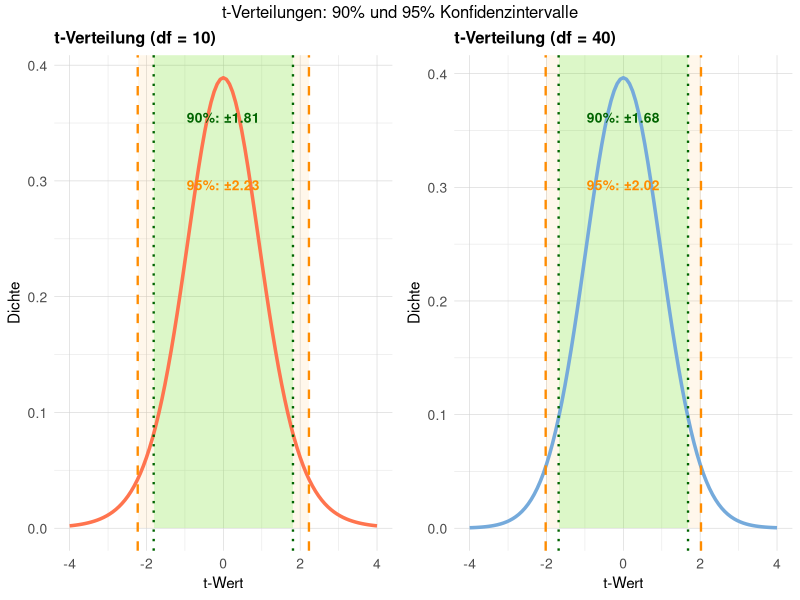
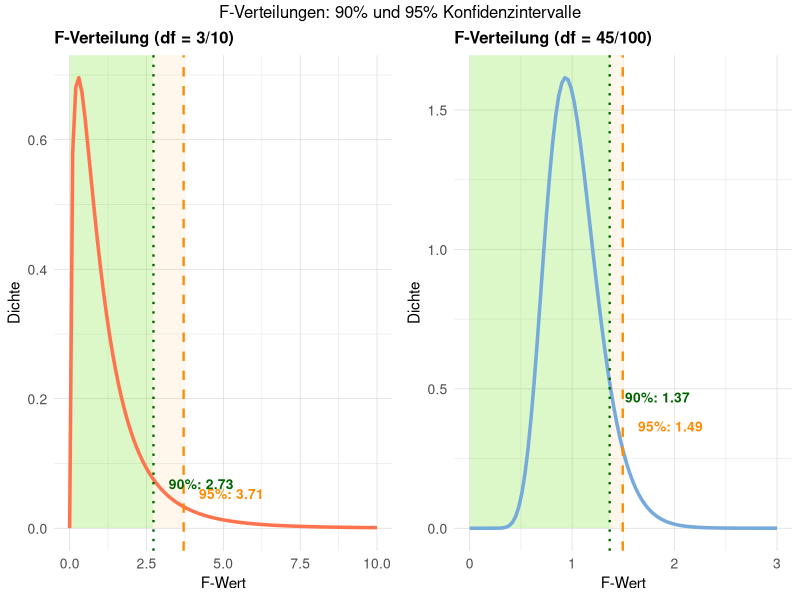

Recreate these plots in R, in order.
library(ggplot2)
library(gridExtra)

# ============================================================================
# PANEL 1: t-Verteilungen (10 df vs 40 df)
# ============================================================================

# Berechne kritische Werte
t_90_10 <- qt(0.95, df = 10)
t_95_10 <- qt(0.975, df = 10)
t_90_40 <- qt(0.95, df = 40)
t_95_40 <- qt(0.975, df = 40)

# Plot t-Verteilung 10 df
p_t_10 <- ggplot(data.frame(x = c(-4, 4)), aes(x = x)) +
  annotate("rect", xmin = -t_90_10, xmax = t_90_10, ymin = 0, ymax = Inf,
           alpha = 0.15, fill = "green") +
  annotate("rect", xmin = -t_95_10, xmax = t_95_10, ymin = 0, ymax = Inf,
           alpha = 0.08, fill = "orange") +
  stat_function(fun = dt, args = list(df = 10), color = "#FF744E", linewidth = 1.2) +
  geom_vline(xintercept = c(-t_90_10, t_90_10), color = "darkgreen", linewidth = 0.8, linetype = "dotted") +
  geom_vline(xintercept = c(-t_95_10, t_95_10), color = "darkorange", linewidth = 0.8, linetype = "dashed") +
  # Annotationen versetzt übereinander
  annotate("text", x = 0, y = dt(0, 10) * 0.90, 
           label = paste0("90%: ±", round(t_90_10, 2)),
           size = 3.5, hjust = 0.5, vjust = 0,
           color = "darkgreen", fontface = "bold") +
  annotate("text", x = 0, y = dt(0, 10) * 0.75, 
           label = paste0("95%: ±", round(t_95_10, 2)),
           size = 3.5, hjust = 0.5, vjust = 0,
           color = "darkorange", fontface = "bold") +
  labs(x = "t-Wert", y = "Dichte", title = "t-Verteilung (df = 10)") +
  theme_minimal(base_size = 11) +
  theme(plot.title = element_text(face = "bold", size = 12),
        panel.grid.major = element_line(color = "lightgray", linewidth = 0.2),
        axis.text = element_text(size = 10))

# Plot t-Verteilung 40 df
p_t_40 <- ggplot(data.frame(x = c(-4, 4)), aes(x = x)) +
  annotate("rect", xmin = -t_90_40, xmax = t_90_40, ymin = 0, ymax = Inf,
           alpha = 0.15, fill = "green") +
  annotate("rect", xmin = -t_95_40, xmax = t_95_40, ymin = 0, ymax = Inf,
           alpha = 0.08, fill = "orange") +
  stat_function(fun = dt, args = list(df = 40), color = "#75AADB", linewidth = 1.2) +
  geom_vline(xintercept = c(-t_90_40, t_90_40), color = "darkgreen", linewidth = 0.8, linetype = "dotted") +
  geom_vline(xintercept = c(-t_95_40, t_95_40), color = "darkorange", linewidth = 0.8, linetype = "dashed") +
  # Annotationen versetzt übereinander
  annotate("text", x = 0, y = dt(0, 40) * 0.90, 
           label = paste0("90%: ±", round(t_90_40, 2)),
           size = 3.5, hjust = 0.5, vjust = 0,
           color = "darkgreen", fontface = "bold") +
  annotate("text", x = 0, y = dt(0, 40) * 0.75, 
           label = paste0("95%: ±", round(t_95_40, 2)),
           size = 3.5, hjust = 0.5, vjust = 0,
           color = "darkorange", fontface = "bold") +
  labs(x = "t-Wert", y = "Dichte", title = "t-Verteilung (df = 40)") +
  theme_minimal(base_size = 11) +
  theme(plot.title = element_text(face = "bold", size = 12),
        panel.grid.major = element_line(color = "lightgray", linewidth = 0.2),
        axis.text = element_text(size = 10))

# Kombiniere t-Verteilungs-Plots
panel_t <- grid.arrange(p_t_10, p_t_40, ncol = 2, 
                        top = "t-Verteilungen: 90% und 95% Konfidenzintervalle")

# ============================================================================
# PANEL 2: F-Verteilungen (3/10 df vs 45/100 df)
# ============================================================================

# Berechne kritische Werte für F-Verteilung
f_90_3_10 <- qf(0.90, df1 = 3, df2 = 10)
f_95_3_10 <- qf(0.95, df1 = 3, df2 = 10)
f_90_45_100 <- qf(0.90, df1 = 45, df2 = 100)
f_95_45_100 <- qf(0.95, df1 = 45, df2 = 100)

# Berechne maximale Dichte für Annotationen
max_y_3_10 <- df(f_90_3_10, 3, 10)
max_y_45_100 <- df(f_90_45_100, 45, 100)

# Erstelle F-Verteilungs-Plot 3/10 df
p_f_3_10 <- ggplot(data.frame(x = c(0, 10)), aes(x = x)) +
  annotate("rect", xmin = 0, xmax = f_90_3_10, ymin = 0, ymax = Inf,
           alpha = 0.15, fill = "green") +
  annotate("rect", xmin = 0, xmax = f_95_3_10, ymin = 0, ymax = Inf,
           alpha = 0.08, fill = "orange") +
  stat_function(fun = df, args = list(df1 = 3, df2 = 10),
                color = "#FF744E", linewidth = 1.2) +
  geom_vline(xintercept = f_90_3_10, color = "darkgreen", linewidth = 0.8, linetype = "dotted") +
  geom_vline(xintercept = f_95_3_10, color = "darkorange", linewidth = 0.8, linetype = "dashed") +
  # Annotationen versetzt untereinander
  annotate("text", x = f_90_3_10 + 0.5, y = max_y_3_10 * 0.90,
           label = paste0("90%: ", round(f_90_3_10, 2)),
           size = 3.5, hjust = 0, vjust = 0.5,
           color = "darkgreen", fontface = "bold") +
  annotate("text", x = f_95_3_10 + 0.5, y = max_y_3_10 * 0.70,
           label = paste0("95%: ", round(f_95_3_10, 2)),
           size = 3.5, hjust = 0, vjust = 0.5,
           color = "darkorange", fontface = "bold") +
  labs(x = "F-Wert", y = "Dichte", title = "F-Verteilung (df = 3/10)") +
  theme_minimal(base_size = 11) +
  theme(plot.title = element_text(face = "bold", size = 12),
        panel.grid.major = element_line(color = "lightgray", linewidth = 0.2),
        axis.text = element_text(size = 10))

# Erstelle F-Verteilungs-Plot 45/100 df
p_f_45_100 <- ggplot(data.frame(x = c(0, 3)), aes(x = x)) +
  annotate("rect", xmin = 0, xmax = f_90_45_100, ymin = 0, ymax = Inf,
           alpha = 0.15, fill = "green") +
  annotate("rect", xmin = 0, xmax = f_95_45_100, ymin = 0, ymax = Inf,
           alpha = 0.08, fill = "orange") +
  stat_function(fun = df, args = list(df1 = 45, df2 = 100),
                color = "#75AADB", linewidth = 1.2) +
  geom_vline(xintercept = f_90_45_100, color = "darkgreen", linewidth = 0.8, linetype = "dotted") +
  geom_vline(xintercept = f_95_45_100, color = "darkorange", linewidth = 0.8, linetype = "dashed") +
  # Annotationen versetzt untereinander
  annotate("text", x = f_90_45_100 + 0.15, y = max_y_45_100 * 0.90,
           label = paste0("90%: ", round(f_90_45_100, 2)),
           size = 3.5, hjust = 0, vjust = 0.5,
           color = "darkgreen", fontface = "bold") +
  annotate("text", x = f_95_45_100 + 0.15, y = max_y_45_100 * 0.70,
           label = paste0("95%: ", round(f_95_45_100, 2)),
           size = 3.5, hjust = 0, vjust = 0.5,
           color = "darkorange", fontface = "bold") +
  labs(x = "F-Wert", y = "Dichte", title = "F-Verteilung (df = 45/100)") +
  theme_minimal(base_size = 11) +
  theme(plot.title = element_text(face = "bold", size = 12),
        panel.grid.major = element_line(color = "lightgray", linewidth = 0.2),
        axis.text = element_text(size = 10))

# Kombiniere F-Verteilungs-Plots
panel_f <- grid.arrange(p_f_3_10, p_f_45_100, ncol = 2, 
                        top = "F-Verteilungen: 90% und 95% Konfidenzintervalle")

# ============================================================================
# DISPLAY BOTH PANELS
# ============================================================================

print(panel_t)
print(panel_f)

# ============================================================================
# PRINT SUMMARY TABLE
# ============================================================================

cat("================================================================================\n")
cat("KRITISCHE WERTE FÜR KONFIDENZINTERVALLE\n")
cat("================================================================================\n\n")

cat("t-VERTEILUNGEN:\n")
cat("──────────────────────────────────────────────────────────────────────────────\n")
cat("df = 10:\n")
cat("  90% CI: t ± ", round(t_90_10, 4), "\n")
cat("  95% CI: t ± ", round(t_95_10, 4), "\n\n")
cat("df = 40:\n")
cat("  90% CI: t ± ", round(t_90_40, 4), "\n")
cat("  95% CI: t ± ", round(t_95_40, 4), "\n\n")

cat("F-VERTEILUNGEN:\n")
cat("──────────────────────────────────────────────────────────────────────────────\n")
cat("df = 3/10:\n")
cat("  90% Grenze: F = ", round(f_90_3_10, 4), "\n")
cat("  95% Grenze: F = ", round(f_95_3_10, 4), "\n\n")
cat("df = 45/100:\n")
cat("  90% Grenze: F = ", round(f_90_45_100, 4), "\n")
cat("  95% Grenze: F = ", round(f_95_45_100, 4), "\n\n")

cat("================================================================================\n")
